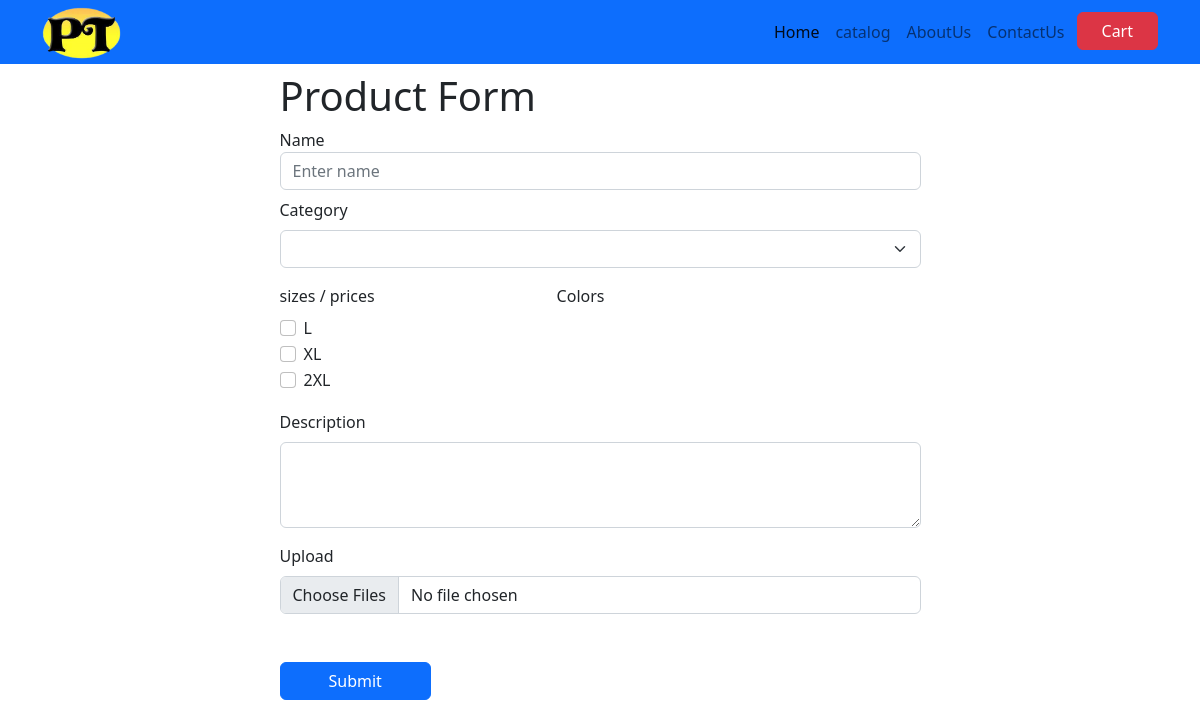
The app's page /form, older data.
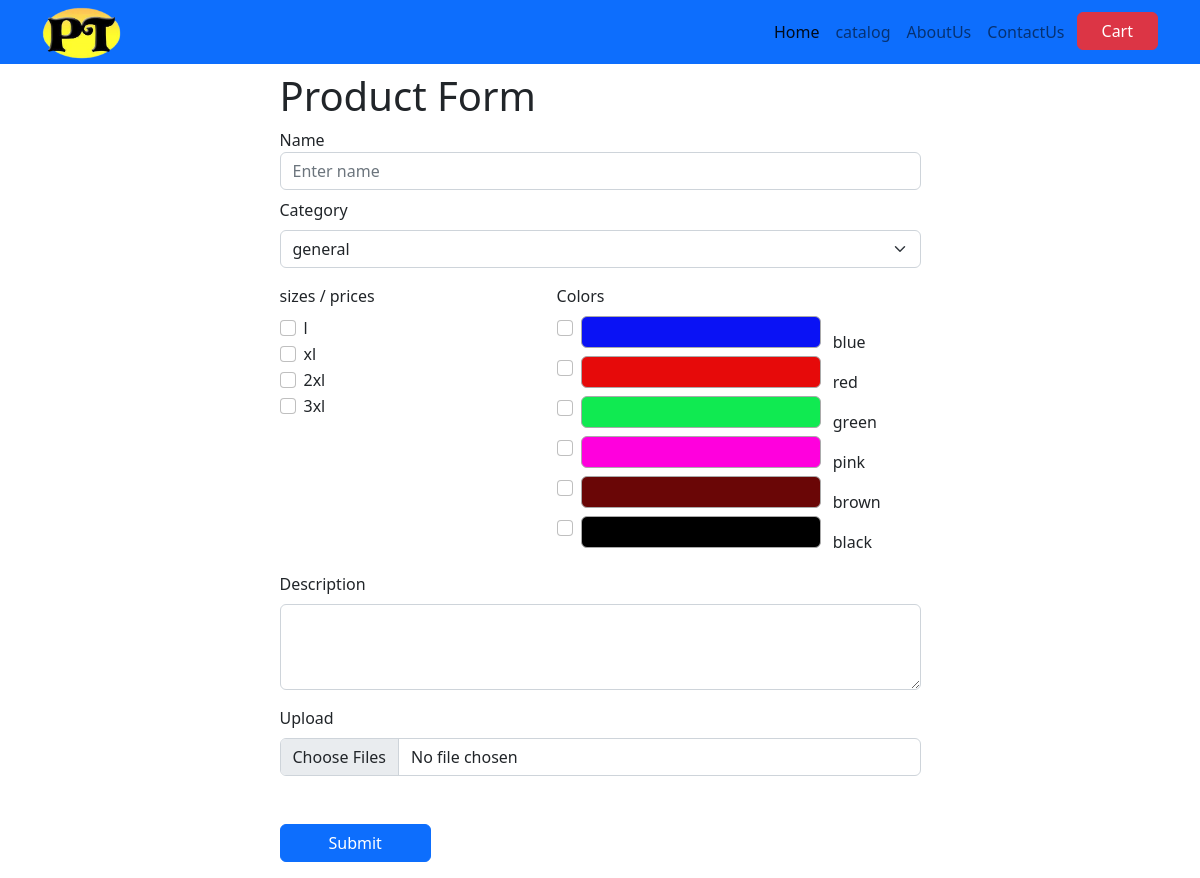
The same page, newer data.
### main.py (models this page shows)
class Size(db.Model):
    __tablename__ = "size"
    id = db.Column(db.Integer, primary_key=True)
    name = db.Column(db.String(50), nullable=False)

class Color(db.Model):
    __tablename__ = "color"
    id = db.Column(db.Integer, primary_key=True)
    name = db.Column(db.String(50), nullable=False)
    number = db.Column(db.Integer, nullable=False)
    color = db.Column(db.String(7), nullable=False)

### main.py (the view, shortened to what this page needs)
@app.route('/form', methods=['POST','GET'])
def form():
    color_data = Color.query.all()
    size_data = Size.query.all()
    category_data = Category.query.all()
    return render_template('form.html', color_data=color_data, size_data=size_data, category_data=category_data)

### templates/form.html (shortened to what this page needs)
{% extends 'base.html' %} {% block body %}
<link rel="stylesheet" href="{{url_for('static',filename='css/form.css')}}" />
<div class="container">
  <div class="row justify-content-center">
    <div class="col-md-7">
      <h1 class="mt-2">Product Form</h1>
      <form enctype="multipart/form-data" method="POST" action="{{ url_for('form') }}">
        <div class="form-group mt-2">
          <label for="name">Name</label>
          <input type="text" class="form-control" id="name" name="name" maxlength="50" required placeholder="Enter name" oninput="onlyAlphanumericUnderscore(event)" />
        </div>
        <div class="form-group mt-2">
          <label for="name">Category</label>
          <select class="form-select mt-2"  name="category" aria-label="Default select example">
            {% for category in category_data %}
            <option value="{{category.name}}">{{category.name}}</option>
            {% endfor %}
          </select>
        </div>
        <div class="row justify-content-between">
          <div class="col-md-5">
            <label class="mt-3" for="color">sizes / prices</label><br />
            <div class="form-group mt-2">
              {% for size in size_data %}
              <div class="form-check">
                <input class="form-check-input" value="{{size.name}}" type="checkbox" name="size"
                  id="checkbox-{{size.name}}">
                <label class="form-check-label" for="checkbox-{{size.name}}">{{size.name}}</label>
              </div>
              {% endfor %}
            </div>
          </div>
          <div class="col-md-7">
            <label class="mt-3" for="color">Colors</label>
            <div class="form-group mt-2">
              {% for color in color_data %}
              <div class="form-check form-check-inline">
                <input class="form-check-input" value="{{color.name}}-{{color.number}}-{{color.color}}" type="checkbox"
                  name="color" id="color-{{color.name}}" />
                <label class="form-check-label" for="color-{{color.name}}"><span class="color-swatch rounded"
                    style="background-color: {{color.color}}; width:15rem; height:2rem"></span>
                  {{color.name}}</label>
              </div>
              {% endfor %}
            </div>
          </div>
        </div>
        <div class="form-group mt-3">
          <label for="description">Description</label>
          <textarea class="form-control mt-2" id="description" name="description" rows="3" maxlength="1500" required></textarea>
        </div>
        <div>
          <div class="form-group">
            <label for="photo" class="col-sm-2 control-label mt-3">Upload</label>
            <div>
              <input type="file" class="form-control mt-2" name="photo" id="photo" accept=".png, .jpg, .jpeg"
                onchange="readFile(this);" max="10" size="1000000" multiple required>
            </div>
          </div>
          <div id="photos" class="row py-3"></div>
        </div>
        <button type="submit" class="btn btn-primary my-3 px-5">Submit</button>
      </form>
    </div>
  </div>
</div>
{% endblock body %}

### templates/base.html (shortened to what this page needs)
<!DOCTYPE html>
<html lang="en">
<head>
  <link href="https://cdn.jsdelivr.net/npm/bootstrap@5.2.3/dist/css/bootstrap.min.css" rel="stylesheet"
 />
</head>
<body>
  <nav class="navbar navbar-expand-lg navbar-light bg-primary sticky-top py-1">
    <div class="container">
      <a class="navbar-brand py-0" href="#"><img width="80" src="{{url_for('static',filename='images/logo3.png')}}"
          alt="" /></a>
      <div class="collapse navbar-collapse" id="navbarNav">
        <ul class="navbar-nav ms-auto">
          <li class="nav-item">
            <a class="nav-link active" aria-current="page" href="#">Home</a>
          </li>
          <li class="nav-item">
            <a class="nav-link" href="#">catalog</a>
          </li>
          <li class="nav-item">
            <a class="nav-link" href="#">AboutUs</a>
          </li>
          <li class="nav-item">
            <a class="nav-link" href="#">ContactUs</a>
          </li>
          <li class="nav-item">
            <a class="btn btn-danger ms-1 px-4" href="#">Cart</a>
          </li>
        </ul>
      </div>
    </div>
  </nav>
  {% block body %}
  {% endblock body %}
</body>
</html>

### static/css/form.css (style rules this page uses)
.color-swatch { display: inline-block; width: 1em; height: 1em; margin-right: 0.5em; border: 1px solid #aaa; border-radius: 50%; }

### templates/base.html (style rules this page uses)
body { min-width: 100%; }

Row changes from the older to the newer data that the page shows:
changed Size (number 1 of 4 on the later page): name "L" → "l"
changed Size (number 2 of 4 on the later page): name "XL" → "xl"
changed Size (number 3 of 4 on the later page): name "2XL" → "2xl"
added Size: name "3xl"
added Color: name "blue"
added Color: name "red"
added Color: name "green"
added Color: name "pink"
added Color: name "brown"
added Color: name "black"
Text that changed along with them:
form field category: (not shown) → "general"
